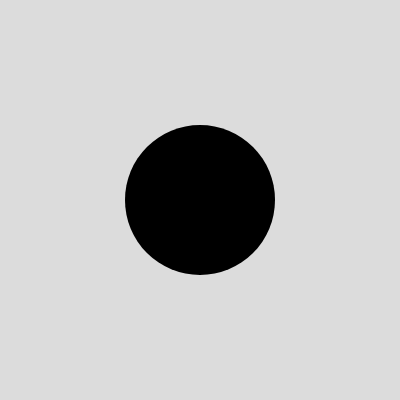
Frame 1 (no input)
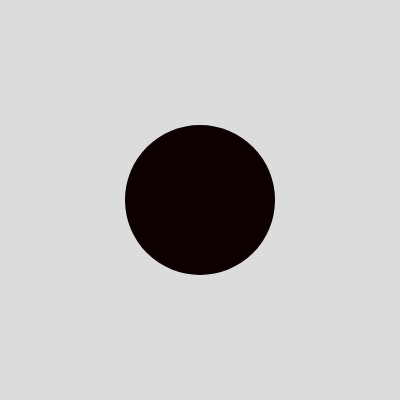
Frame 60 (no input)
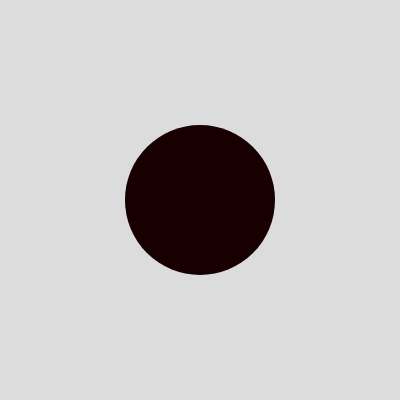
Frame 120 (the mouse pressed at the canvas centre since frame 60)

The p5.js sketch that drew these frames (run headless with seeded random() and noise() and a simulated clock; from frame 60 on, the mouse is pressed at the canvas centre):

// p5.js sketch
// ── sketch.js
let x = 200;
let y = 200;
let diameter = 150;
let red = 0;

function setup() {
  createCanvas(400, 400);
}

function draw() {
  red += 0.2;
  red = red % 256;

  background(220);
  noStroke();
  fill(red, 0, 0);
  circle(x, y, diameter);
}
